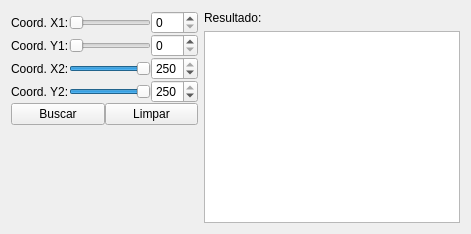
       <widget class="QWidget" name="tabBuscaRegiao">
        <attribute name="title">
         <string>Busca por Região</string>
        </attribute>
        <layout class="QFormLayout" name="formLayout_2">
         <property name="fieldGrowthPolicy">
          <enum>QFormLayout::AllNonFixedFieldsGrow</enum>
         </property>
         <item row="0" column="0">
          <layout class="QVBoxLayout" name="verticalLayout_11">
           <property name="spacing">
            <number>0</number>
           </property>
           <item>
            <layout class="QHBoxLayout" name="horizontalLayoutCoordenadaX_4">
             <item>
              <widget class="QLabel" name="labelCoordenadaX1BuscaRegiao">
               <property name="text">
                <string>Coord. X1:</string>
               </property>
              </widget>
             </item>
             <item>
              <widget class="QSlider" name="horizontalSliderCoordenadaX1BuscaRegiao">
               <property name="maximumSize">
                <size>
                 <width>82</width>
                 <height>16777215</height>
                </size>
               </property>
               <property name="maximum">
                <number>250</number>
               </property>
               <property name="orientation">
                <enum>Qt::Horizontal</enum>
               </property>
              </widget>
             </item>
             <item>
              <widget class="QSpinBox" name="spinBoxCoordenadaX1BuscaRegiao">
               <property name="maximum">
                <number>250</number>
               </property>
              </widget>
             </item>
            </layout>
           </item>
           <item>
            <layout class="QHBoxLayout" name="horizontalLayoutCoordenadaY_4">
             <item>
              <widget class="QLabel" name="labelCoordenadaY1BuscaRegiao">
               <property name="text">
                <string>Coord. Y1:</string>
               </property>
              </widget>
             </item>
             <item>
              <widget class="QSlider" name="horizontalSliderCoordenadaY1BuscaRegiao">
               <property name="maximumSize">
                <size>
                 <width>82</width>
                 <height>16777215</height>
                </size>
               </property>
               <property name="maximum">
                <number>250</number>
               </property>
               <property name="orientation">
                <enum>Qt::Horizontal</enum>
               </property>
              </widget>
             </item>
             <item>
              <widget class="QSpinBox" name="spinBoxCoordenadaY1BuscaRegiao">
               <property name="maximum">
                <number>250</number>
               </property>
              </widget>
             </item>
            </layout>
           </item>
           <item>
            <layout class="QHBoxLayout" name="horizontalLayoutCoordenadaX_5">
             <item>
              <widget class="QLabel" name="labelCoordenadaX2BuscaRegiao">
               <property name="text">
                <string>Coord. X2:</string>
               </property>
              </widget>
             </item>
             <item>
              <widget class="QSlider" name="horizontalSliderCoordenadaX2BuscaRegiao">
               <property name="maximumSize">
                <size>
                 <width>82</width>
                 <height>16777215</height>
                </size>
               </property>
               <property name="maximum">
                <number>250</number>
               </property>
               <property name="value">
                <number>250</number>
               </property>
               <property name="orientation">
                <enum>Qt::Horizontal</enum>
               </property>
              </widget>
             </item>
             <item>
              <widget class="QSpinBox" name="spinBoxCoordenadaX2BuscaRegiao">
               <property name="maximum">
                <number>250</number>
               </property>
               <property name="value">
                <number>250</number>
               </property>
              </widget>
             </item>
            </layout>
           </item>
           <item>
            <layout class="QHBoxLayout" name="horizontalLayoutCoordenadaY_5">
             <item>
              <widget class="QLabel" name="labelCoordenadaY2BuscaRegiao">
               <property name="text">
                <string>Coord. Y2:</string>
               </property>
              </widget>
             </item>
             <item>
              <widget class="QSlider" name="horizontalSliderCoordenadaY2BuscaRegiao">
               <property name="maximumSize">
                <size>
                 <width>82</width>
                 <height>16777215</height>
                </size>
               </property>
               <property name="maximum">
                <number>250</number>
               </property>
               <property name="value">
                <number>250</number>
               </property>
               <property name="orientation">
                <enum>Qt::Horizontal</enum>
               </property>
              </widget>
             </item>
             <item>
              <widget class="QSpinBox" name="spinBoxCoordenadaY2BuscaRegiao">
               <property name="maximum">
                <number>250</number>
               </property>
               <property name="value">
                <number>250</number>
               </property>
              </widget>
             </item>
            </layout>
           </item>
           <item>
            <layout class="QHBoxLayout" name="horizontalLayout_4">
             <item>
              <widget class="QPushButton" name="pushButtonBuscaRegiao">
               <property name="text">
                <string>Buscar</string>
               </property>
              </widget>
             </item>
             <item>
              <widget class="QPushButton" name="pushButtonLimparBuscaRegiao">
               <property name="text">
                <string>Limpar</string>
               </property>
              </widget>
             </item>
            </layout>
           </item>
           <item>
            <spacer name="verticalSpacer_2">
             <property name="orientation">
              <enum>Qt::Vertical</enum>
             </property>
             <property name="sizeHint" stdset="0">
              <size>
               <width>20</width>
               <height>40</height>
              </size>
             </property>
            </spacer>
           </item>
          </layout>
         </item>
         <item row="0" column="1">
          <layout class="QVBoxLayout" name="verticalLayout_14">
           <item>
            <widget class="QLabel" name="labelResultadoBuscaRegiao">
             <property name="text">
              <string>Resultado:</string>
             </property>
            </widget>
           </item>
           <item>
            <widget class="QTextEdit" name="textEditBuscaRegiao">
             <property name="documentTitle">
              <string/>
             </property>
             <property name="textInteractionFlags">
              <set>Qt::TextSelectableByKeyboard|Qt::TextSelectableByMouse</set>
             </property>
            </widget>
           </item>
          </layout>
         </item>
        </layout>
       </widget>
